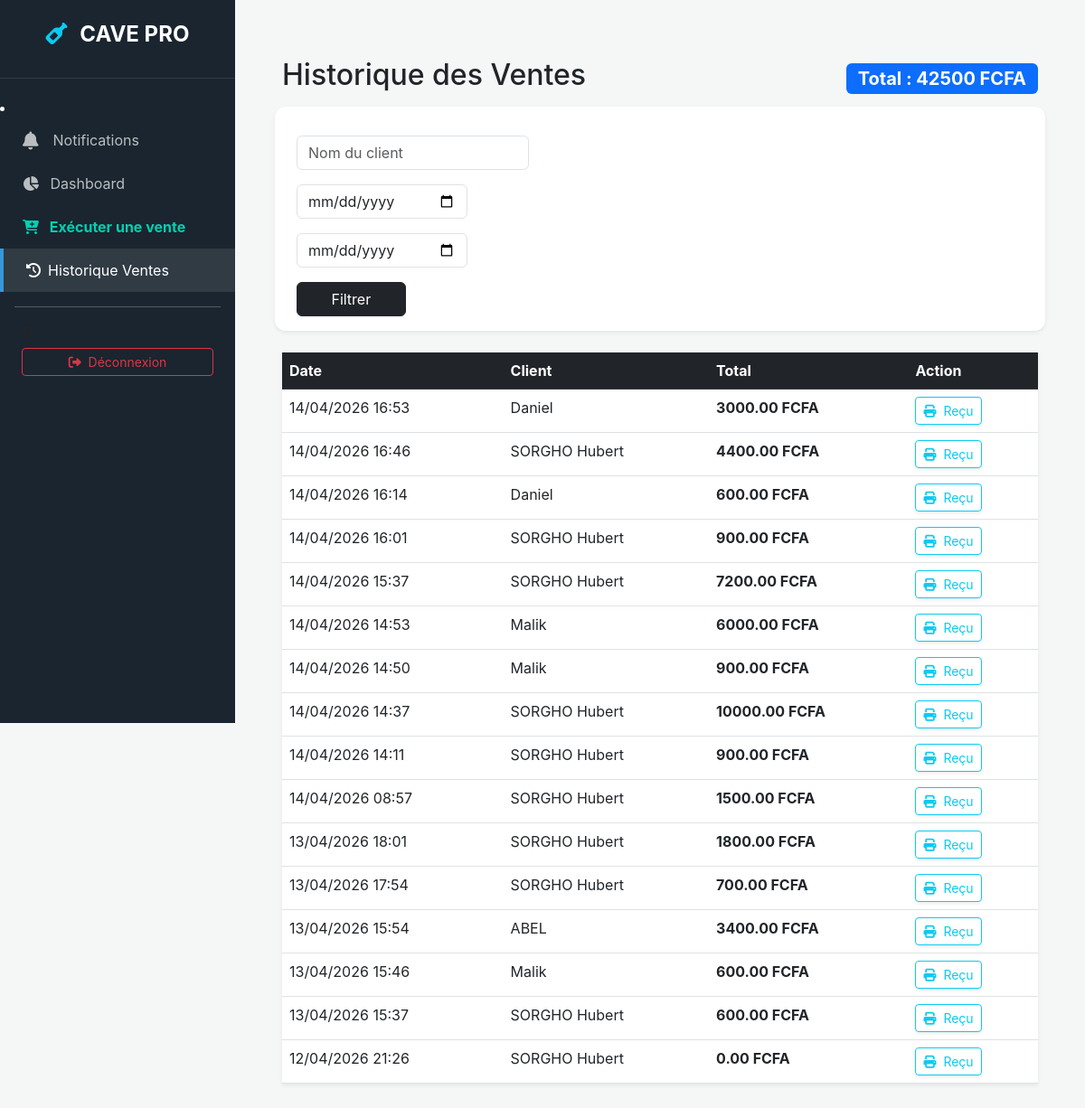
/historique-ventes/, run on the app's committed database.
### gestion/models.py (models this page shows, shortened)
class Vente(models.Model):
    nom_client = models.CharField(max_length=100)
    date_vente = models.DateTimeField(auto_now_add=True)
    utilisateur = models.ForeignKey(User, on_delete=models.CASCADE)
    total_general = models.DecimalField(max_digits=10, decimal_places=2, default=0)

### gestion/views.py (the view)
# urls.py: path('historique-ventes/', views.historique_ventes, name='historique_ventes'),
def historique_ventes(request):
    ventes = Vente.objects.all().order_by('-date_vente')
    nom_client = request.GET.get('nom_client')
    date_debut = request.GET.get('date_debut')
    date_fin = request.GET.get('date_fin')
    if nom_client:
        ventes = ventes.filter(nom_client__icontains=nom_client)
    if date_debut and date_fin:
        ventes = ventes.filter(date_vente__date__range=[date_debut, date_fin])
    ca_total = ventes.aggregate(total=Sum('total_general'))['total'] or 0
    return render(request, 'gestion/historique.html', {
        'ventes': ventes,
        'ca_total': ca_total,
        'nom_client': nom_client
    })

### gestion/context_processors.py (called while the page is built)
def notifications_count(request):
    if request.user.is_authenticated:
        count = Notification.objects.filter(lu=False).count()
    else:
        count = 0
    return {'notif_count': count}

### templates/gestion/historique.html
{% extends 'base.html' %}
{% block content %}
<div class="container mt-4">
    <div class="d-flex justify-content-between align-items-center mb-4">
        <h2>Historique des Ventes</h2>
        <div class="badge bg-primary fs-5">Total : {{ ca_total }} FCFA</div>
    </div>
    <form method="GET" class="row g-3 mb-4 card p-3 shadow-sm">
        <div class="col-md-4">
            <input type="text" name="nom_client" class="form-control" placeholder="Nom du client" value="{{ nom_client|default:'' }}">
        </div>
        <div class="col-md-3"><input type="date" name="date_debut" class="form-control"></div>
        <div class="col-md-3"><input type="date" name="date_fin" class="form-control"></div>
        <div class="col-md-2"><button type="submit" class="btn btn-dark w-100">Filtrer</button></div>
    </form>
    <table class="table table-hover shadow-sm">
        <thead class="table-dark">
            <tr>
                <th>Date</th>
                <th>Client</th>
                <th>Total</th>
                <th>Action</th>
            </tr>
        </thead>
        <tbody>
            {% for v in ventes %}
            <tr>
                <td>{{ v.date_vente|date:"d/m/Y H:i" }}</td>
                <td>{{ v.nom_client }}</td>
                <td class="fw-bold">{{ v.total_general }} FCFA</td>
                <td>
                    <a href="{% url 'generer_recu_pdf' v.id %}" target="_blank" class="btn btn-sm btn-outline-info shadow-sm">
                                <i class="fas fa-print me-1"></i> Reçu
                    </a>
                </td>
            </tr>
            {% empty %}
            <tr><td colspan="4" class="text-center">Aucune vente enregistrée.</td></tr>
            {% endfor %}
        </tbody>
    </table>
</div>
{% endblock %}

### templates/base.html (style rules this page uses)
:root { --sidebar-width: 260px; --primary-color: #1a252f; --accent-color: #3498db; --sale-color: #00d1b2; }
body { background-color: #f4f7f6; font-family: 'Inter', sans-serif; }
.card { border: none; border-radius: 12px; box-shadow: 0 4px 12px rgba(0,0,0,0.05); }

### data on the page
Vente: date_vente "14/04/2026 16:53", nom_client "Daniel", total_general "3000.00"
Vente: date_vente "14/04/2026 16:46", nom_client "SORGHO Hubert", total_general "4400.00"
Vente: date_vente "14/04/2026 16:14", nom_client "Daniel", total_general "600.00"
Vente: date_vente "14/04/2026 16:01", nom_client "SORGHO Hubert", total_general "900.00"
Vente: date_vente "14/04/2026 15:37", nom_client "SORGHO Hubert", total_general "7200.00"
Vente: date_vente "14/04/2026 14:53", nom_client "Malik", total_general "6000.00"
Vente: date_vente "14/04/2026 14:50", nom_client "Malik", total_general "900.00"
Vente: date_vente "14/04/2026 14:37", nom_client "SORGHO Hubert", total_general "10000.00"
Vente: date_vente "14/04/2026 14:11", nom_client "SORGHO Hubert", total_general "900.00"
Vente: date_vente "14/04/2026 08:57", nom_client "SORGHO Hubert", total_general "1500.00"
Vente: date_vente "13/04/2026 18:01", nom_client "SORGHO Hubert", total_general "1800.00"
Vente: date_vente "13/04/2026 17:54", nom_client "SORGHO Hubert", total_general "700.00"
Vente: date_vente "13/04/2026 15:54", nom_client "ABEL", total_general "3400.00"
Vente: date_vente "13/04/2026 15:46", nom_client "Malik", total_general "600.00"
Vente: date_vente "13/04/2026 15:37", nom_client "SORGHO Hubert", total_general "600.00"
Vente: date_vente "12/04/2026 21:26", nom_client "SORGHO Hubert", total_general "0.00"

### other printed values
{{ ca_total }} "42500"
